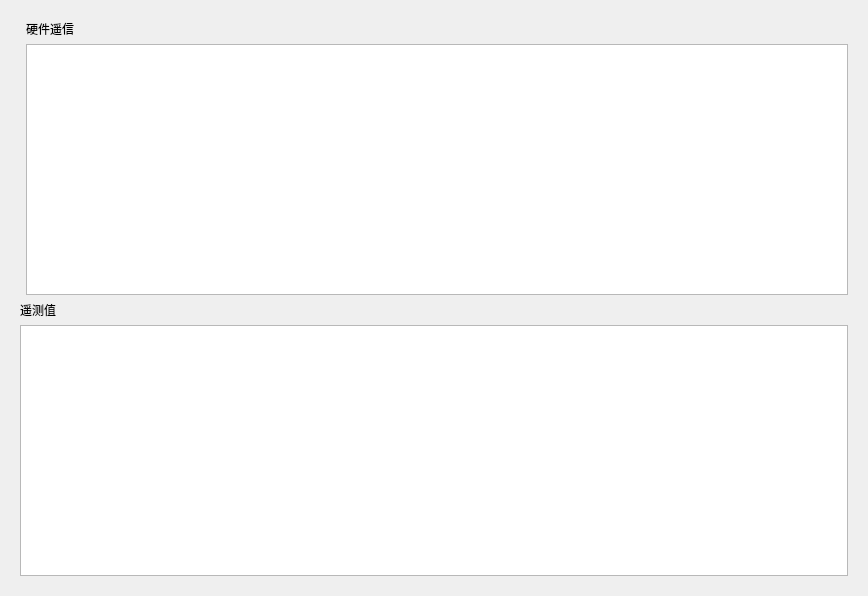
<?xml version="1.0" encoding="UTF-8"?>
<ui version="4.0">
 <class>dtuinfomationDialog</class>
 <widget class="QDialog" name="dtuinfomationDialog">
  <property name="geometry">
   <rect>
    <x>0</x>
    <y>0</y>
    <width>868</width>
    <height>596</height>
   </rect>
  </property>
  <property name="windowTitle">
   <string>Dialog</string>
  </property>
  <layout class="QGridLayout" name="gridLayout_3">
   <item row="0" column="0">
    <widget class="QStackedWidget" name="stackedWidget">
     <property name="currentIndex">
      <number>0</number>
     </property>
     <widget class="QWidget" name="page1">
      <layout class="QGridLayout" name="gridLayout_2">
       <item row="0" column="1">
        <widget class="QLabel" name="lab1">
         <property name="text">
          <string>硬件遥信</string>
         </property>
        </widget>
       </item>
       <item row="1" column="1">
        <widget class="QTableWidget" name="tableWidget1"/>
       </item>
       <item row="2" column="0" colspan="2">
        <widget class="QLabel" name="lab2">
         <property name="text">
          <string>遥测值</string>
         </property>
        </widget>
       </item>
       <item row="3" column="0" colspan="2">
        <widget class="QTableWidget" name="tableWidget2"/>
       </item>
       <item row="0" column="0" rowspan="2">
        <widget class="dtuarminfoWidget" name="widget" native="true"/>
       </item>
      </layout>
     </widget>
     <widget class="QWidget" name="page2">
      <layout class="QGridLayout" name="gridLayout">
       <property name="leftMargin">
        <number>0</number>
       </property>
       <property name="topMargin">
        <number>0</number>
       </property>
       <property name="rightMargin">
        <number>0</number>
       </property>
       <property name="bottomMargin">
        <number>0</number>
       </property>
       <property name="spacing">
        <number>0</number>
       </property>
       <item row="0" column="0">
        <widget class="QTableWidget" name="tableWidget3"/>
       </item>
      </layout>
     </widget>
     <widget class="QWidget" name="page">
      <layout class="QGridLayout" name="gridLayout_4">
       <property name="leftMargin">
        <number>0</number>
       </property>
       <property name="topMargin">
        <number>0</number>
       </property>
       <property name="rightMargin">
        <number>0</number>
       </property>
       <property name="bottomMargin">
        <number>0</number>
       </property>
       <property name="spacing">
        <number>0</number>
       </property>
       <item row="0" column="0">
        <widget class="QTableWidget" name="tableWidget4"/>
       </item>
      </layout>
     </widget>
    </widget>
   </item>
  </layout>
 </widget>
 <customwidgets>
  <customwidget>
   <class>dtuarminfoWidget</class>
   <extends>QWidget</extends>
   <header location="global">dtuarminfowidget.h</header>
   <container>1</container>
  </customwidget>
 </customwidgets>
 <resources/>
 <connections/>
</ui>
